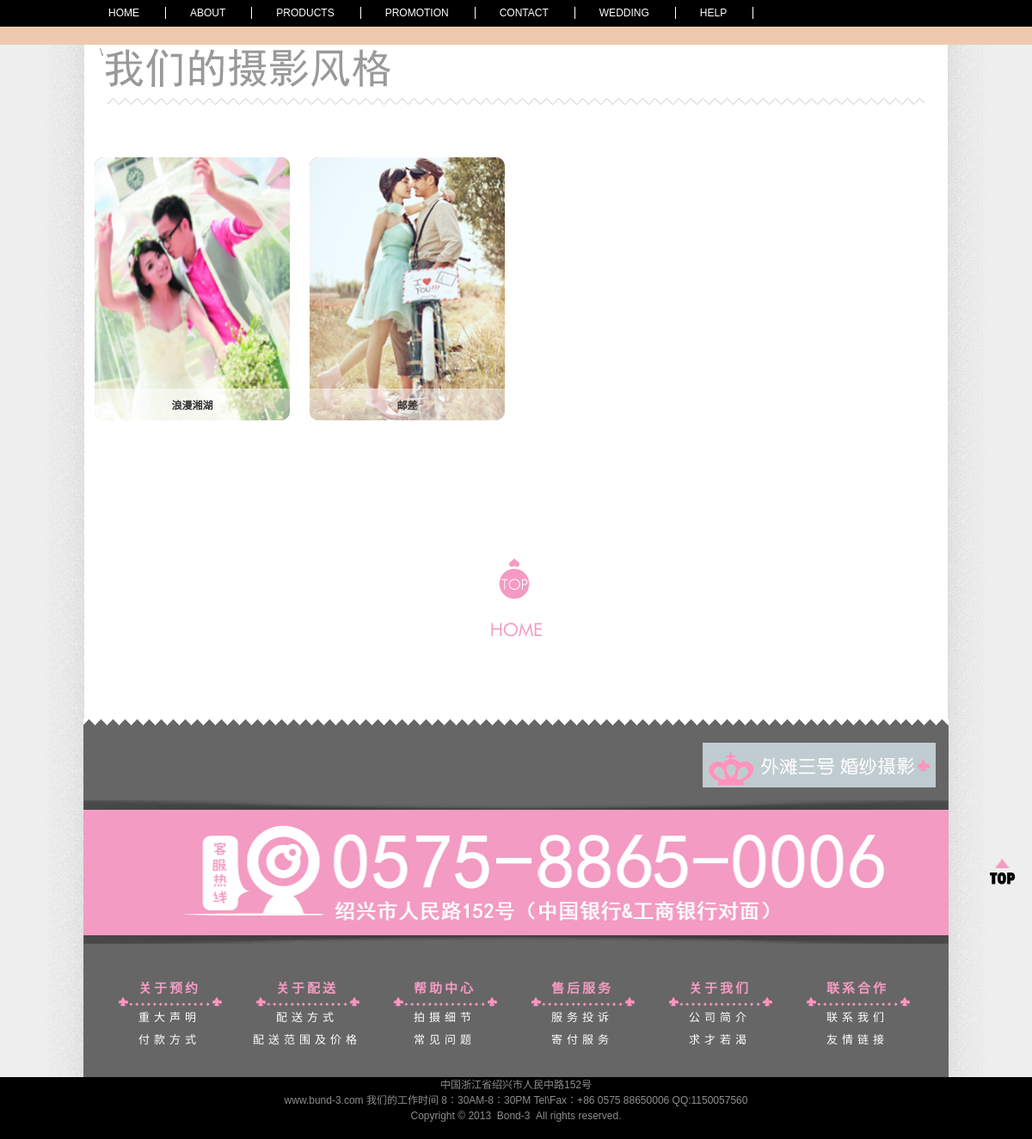
The page /product/product.php on the database its author committed.
### tables this page shows
CREATE TABLE `productinfo` (
  `id_prodinfo` int(11) NOT NULL auto_increment,
  `id_proddir` int(11) NOT NULL,
  `id_hr` int(11) NOT NULL,
  `lang` int(1) NOT NULL default '1',
  `title` varchar(250) NOT NULL,
  `intro` text NOT NULL,
  `content` longtext NOT NULL,
  `tag` text NOT NULL,
  `dele` int(1) NOT NULL default '1',
  `isnew` int(1) NOT NULL default '1',
  `indate` datetime NOT NULL,
  `modate` datetime NOT NULL,
  `deldate` datetime NOT NULL,
  `browsecount` int(11) NOT NULL,
  `ordernum` int(11) NOT NULL,
  PRIMARY KEY  (`id_prodinfo`)
);

CREATE TABLE `productpic` (
  `id_prodpic` int(11) NOT NULL auto_increment,
  `id_prodinfo` int(11) NOT NULL,
  `id_hr` int(11) NOT NULL,
  `title` varchar(250) NOT NULL,
  `intro` text NOT NULL,
  `url` varchar(250) NOT NULL,
  `opicname` varchar(250) NOT NULL,
  `spicname` varchar(250) NOT NULL,
  `dele` int(1) NOT NULL default '1',
  `type` varchar(3) NOT NULL,
  `indate` datetime NOT NULL,
  `modate` datetime NOT NULL,
  `deldate` datetime NOT NULL,
  `browsecount` int(11) NOT NULL,
  PRIMARY KEY  (`id_prodpic`)
);

CREATE TABLE `layout` (
  `id_layout` int(11) NOT NULL auto_increment,
  `lang` int(1) NOT NULL default '1',
  `title` varchar(250) NOT NULL,
  `url` text NOT NULL,
  `intro` text NOT NULL,
  `content` text NOT NULL,
  `openstat` int(1) NOT NULL default '1',
  `ordernum` int(11) NOT NULL,
  PRIMARY KEY  (`id_layout`)
);

### www/inc/config.php (called while the page is built, shortened)
<?php
require_once("mysql.class.php");
$db_hostname="localhost";
$db_username="root";
$db_password="123456";
$db_database="bund3";
?>

### www/inc/function.class.php (called while the page is built, shortened)
<?php
$objDB=new mysql($db_hostname,$db_username,$db_password,$db_database);
$strSQL = "select iscopy,otherheader,title,keywords,description,icp,mapcode,statistics from siteset where id_siteset=1" ;
$objDB->Execute($strSQL);
function getproductpic($pid){
global	 $objDB;
$strSQL = "select opicname as pic from productpic  where id_prodinfo ='".$pid."' order by id_prodpic asc limit 1" ;
$objDB->Execute($strSQL);
$arronepic=$objDB->fields();
return $arronepic[pic];
}
function getlayoutinfo($lid,$tableField){
global	 $objDB;
$strSQL = "select $tableField from layout where id_layout='".$lid."'" ;
$objDB->Execute($strSQL);
$getlayoutinfo=$objDB->fields();
return $getlayoutinfo;
}
?>

### www/inc/cn_product_core.php (called while the page is built, shortened)
<?php
require "../inc/config.php";
require "../inc/function.class.php";
$intRows = 12;
$arrNum = $objDB->fields();
$intTotalNum=$arrNum["num"];
$objPage = new PageNav($intCurPage,$intTotalNum,$intRows);
$objPage->setvar($arrParam);
$objPage->init_page($intRows ,$intTotalNum);
$intStartNum=$objPage->StartNum();
$strSQL = "select * from productinfo  where dele=1 order by ordernum desc" ;
$objDB->SelectLimit($strSQL,$intRows,$intStartNum);
$arrprods=$objDB->GetRows();
?>

### www/product/product.php (the view, shortened to what this page needs)
<?php
require "../inc/cn_product_core.php";
?>
<!DOCTYPE html>
<html>
<head>
</head>
<body>
<link href="../inc/css/base.css" type="text/css" rel="stylesheet" />
<link href="../inc/css/works.css" type="text/css" rel="stylesheet" />
<div class="ui-navs" id="ui_navs">
<? require "../sub_header.php"; ?>
	<div class="ui-nav-sub clear" id="ui_nav_sub">
		<div class="wrapper">
		</div>
	</div>
</div>
<div class="wrapper">
<h1 class="txt-works">
		WORKS OF BUND-3<s></s>
	</h1>
	<div class="ui-wave"></div>
	<div class="ui-gallery js-slideup-grp" id="ui_gallery">
		<ul class="ui-list clear">
		<?php for($i=0;$i<sizeof($arrprods);$i++){?>
			<li class="ui-list-item">
				<a class="ui-link" href="/product/productview.php?pid=<?=$arrprods[$i][id_prodinfo];?>">
					<img class="ui-img" alt="" src="/upload/product/<?=getproductpic($arrprods[$i][id_prodinfo]);?>">
				</a>
				<div class="ui-img-group">
					<p class="ui-img-txt">
						<?=$arrprods[$i][title];?>
					</p>
				</div>
			</li>
        <?php }?>
		</ul>
	</div>
	<div class="ui-gotop-wrapper" id="ui_gotop_wrapper">
		<a class="ui-gotop-link js-png" href="#"></a>
		<a class="ui-gohome-link js-png" href="home.html"></a>
	</div>
</div>
<a class="ui-gotop ui-gotop-float js-pos-fixed" id="ui_gotop_float" href="#"><span>Top</span></a>
<? require "../footer.php"; ?>
</body>
</html>

### www/footer.php
	<div class="ui-contact-box" id="ui_contact_box"  style=" margin:0 auto; width:1006px;">
		<div class="ui-wave"></div>
		<div class="text-right ui-logo">
			<img src="/inc/pics/bg-logo-gray.png" alt="" />
		</div>
		<img src="/inc/pics/txt-400-tel.png" alt="" style="width:1006px;"/>
	</div>
    	<div class="ui-list-copyright clear" id="ui_list_copyright" style=" margin:0 auto; width:1006px;">
		<ul class="ui-list">
			<li class="ui-list-item">
				<h3>关于预约</h3>
				<ul>
					<li><a target="_blank" href="#">重大声明</a></li>
					<li><a target="_blank" href="#">付款方式</a></li>
				</ul>
			</li>
			<li class="ui-list-item">
				<h3>关于配送</h3>
				<ul>
					<li><a target="_blank" href="#">配送方式</a></li>
					<li><a target="_blank" href="#">配送范围及价格</a></li>
				</ul>
			</li>
			<li class="ui-list-item">
				<h3>帮助中心</h3>
				<ul>
					<li><a target="_blank" href="#">拍摄细节</a></li>
					<li><a target="_blank" href="#">常见问题</a></li>
				</ul>
			</li>
			<li class="ui-list-item">
				<h3>售后服务</h3>
				<ul>
					<li><a target="_blank" href="#">服务投诉</a></li>
					<li><a target="_blank" href="#">寄付服务</a></li>
				</ul>
			</li>
			<li class="ui-list-item">
				<h3>关于我们</h3>
				<ul>
					<li><a target="_blank" href="/about/about.php">公司简介</a></li>
					<li><a target="_blank" href="#">求才若渴</a></li>
				</ul>
			</li>
			<li class="ui-list-item">
				<h3>联系合作</h3>
				<ul>
					<li><a target="_blank" href="/about/contact.php">联系我们</a></li>
					<li><a target="_blank" href="#">友情链接</a></li>
				</ul>
			</li>
		</ul>
	</div>
<div class="ui-footer" id="ui_footer" style=" margin:0 auto; width:100%;">
中国浙江省绍兴市人民中路152号<br>
www.bund-3.com  我们的工作时间 8：30AM-8：30PM
Tel\Fax：+86 0575 88650006 QQ:1150057560<br>
<?php $footerend=getlayoutinfo(2,'content');echo $footerend[content];?><br><br>
</div>

### www/inc/css/base.css (style rules this page uses)
﻿body,div,dl,dt,dd,ul,ol,li,h1,h2,h3,h4,h5,h6,pre,code,form,fieldset,legend,input,textarea,p,blockquote,th,td,hr { margin:0;padding:0; }
body,button,input,select,textarea { font:12px/1.5 tahoma,arial,\5b8b\4f53; }
fieldset,img,a img { border:0 }
ol,ul { list-style:none; }
h1,h2,h3,h4,h5,h6 { font-size:100%;font-weight:500; }
body { color:#999; background:#EEE url(/inc/pics/bg-main.png) 50% 0 repeat-y; -webkit-text-size-adjust:none; }
ins,a { text-decoration:none; }
s { display:block; width:100%; height:100%; position:absolute; left:0; top:0; }
.wrapper { width:1004px; margin:0 auto; overflow:hidden; background:#FFF; }
.ui-nav .wrapper, .ui-nav-sub .wrapper, .ui-slider-top .wrapper { background:none; }
.ui-list:before, .ui-list:after, .ui-custom-wrapper:before, .ui-custom-wrapper:after, .clear:before, .clear:after { content:""; display:table; }
.ui-list:after, .ui-custom-wrapper:after, .clear:after { clear:both; }
.ui-list, .clear { zoom:1; }
.text-right { text-align:right; }
.ui-navs { position:relative; margin-bottom:0px; zoom:1; }
.ui-nav-sub { background:#efc9af; }
.ui-nav-sub .wrapper { margin:0; height:21px; text-align:right; }
.ui-wave { width:950px; height:8px; -webkit-text-size-adjust:none; margin:0 auto 30px; background:url(/inc/pics/bg-wave-alpha.png) 0 0 repeat-x; }
.ui-list-item { float:left; }
.ui-list-item .ui-img { border-radius:10px; background:#999; }
.ui-img-txt { height:41px; line-height:41px; text-align:center; background:url(/inc/pics/bg-pic-title.png) 0 0 no-repeat; }
.ui-list-copyright { padding:30px 0; text-align:center; background:#666; }
.ui-list-copyright h3 { padding: 5px 0 12px; font: 600 15px '微软雅黑'; letter-spacing: 3px; color: #f39bc2; background: url(/inc/pics/bg-copryright-title.png) 50% bottom no-repeat; }
.ui-list-copyright .ui-list { margin-left:20px; }
.ui-list-copyright .ui-list-item { width:160px; }
.ui-list-copyright ul a { color:#FFF; font:500 13px/2 "微软雅黑"; letter-spacing:5px; }
.ui-gotop { display:block; width:63px; height:83px; margin:0 auto; background:url(/inc/pics/bg-top.png) 0 0 no-repeat; }
.ui-gotop-link { display:block; width:63px; height:53px; margin:0 auto; background:url(/inc/pics/bg-top.png) 0 0 no-repeat; }
.ui-gohome-link { display:block; margin:20px auto 30px; width:63px; height:21px; background:url(/inc/pics/bg-top.png) 0 -60px no-repeat; }
.ui-contact-box { background:#666; }
.ui-contact-box .ui-wave { width:100%; margin-bottom:0; }
.ui-contact-box .ui-logo { margin:10px 0 0; padding:10px 15px 10px 0; }
.ui-footer { text-align:center; color:#8c8d8e; width:100%; background-color:#000; }
.ui-gotop-float { position:fixed; _position:absolute; right:18px; bottom:295px; width:32px; height:32px; background:url(/inc/pics/ui-service-float.png) -15px -84px no-repeat; }
.ui-gotop-wrapper { margin-bottom:10px; }

### www/inc/css/works.css (style rules this page uses)
.txt-works { position:relative; width:968px; height:62px; margin:0 auto; zoom:1; }
.txt-works s { background:url(/inc/pics/txt-works-of-80inx.png) 50% 0 no-repeat; }
.ui-gallery { width:980px; margin:0 auto; overflow:hidden; }
.ui-gallery .ui-list { width:1100px; overflow:hidden; margin-bottom:30px; }
.ui-gallery .ui-list-item { position:relative; width:227px; *height:336px; margin-right:23px; margin-top:31px; zoom:1; *overflow:hidden; }
.ui-gallery .ui-img { width:100%; height:306px; margin-bottom:28px; }
.ui-gallery .ui-link { position:relative; zoom:1; }
.ui-gallery .ui-img-txt { background:none; font-weight:600; }
.ui-gallery .ui-img-group { position:absolute; left:0; width:100%; bottom:30px; height:30px; overflow:hidden; display:block; padding-bottom:10px; text-align:center; color:#333; cursor:pointer; background:url(/inc/pics/bg-alpha-24.png) 0 0 repeat; _background:none; _filter:progid:DXImageTransform.Microsoft.AlphaImageLoader(enabled=true, sizingMethod="scale", src="images/bg-alpha-24.png"); zoom:1; }
.ui-gotop-wrapper { margin:95px 0; text-align:center; }

### rows shown on the page
productinfo: id_prodinfo.opicname (picture), title "浪漫湘湖"
productinfo: id_prodinfo.opicname (picture), title "邮差"
layout: content "Copyright © 2013 Bond-3 All rights reserved."
